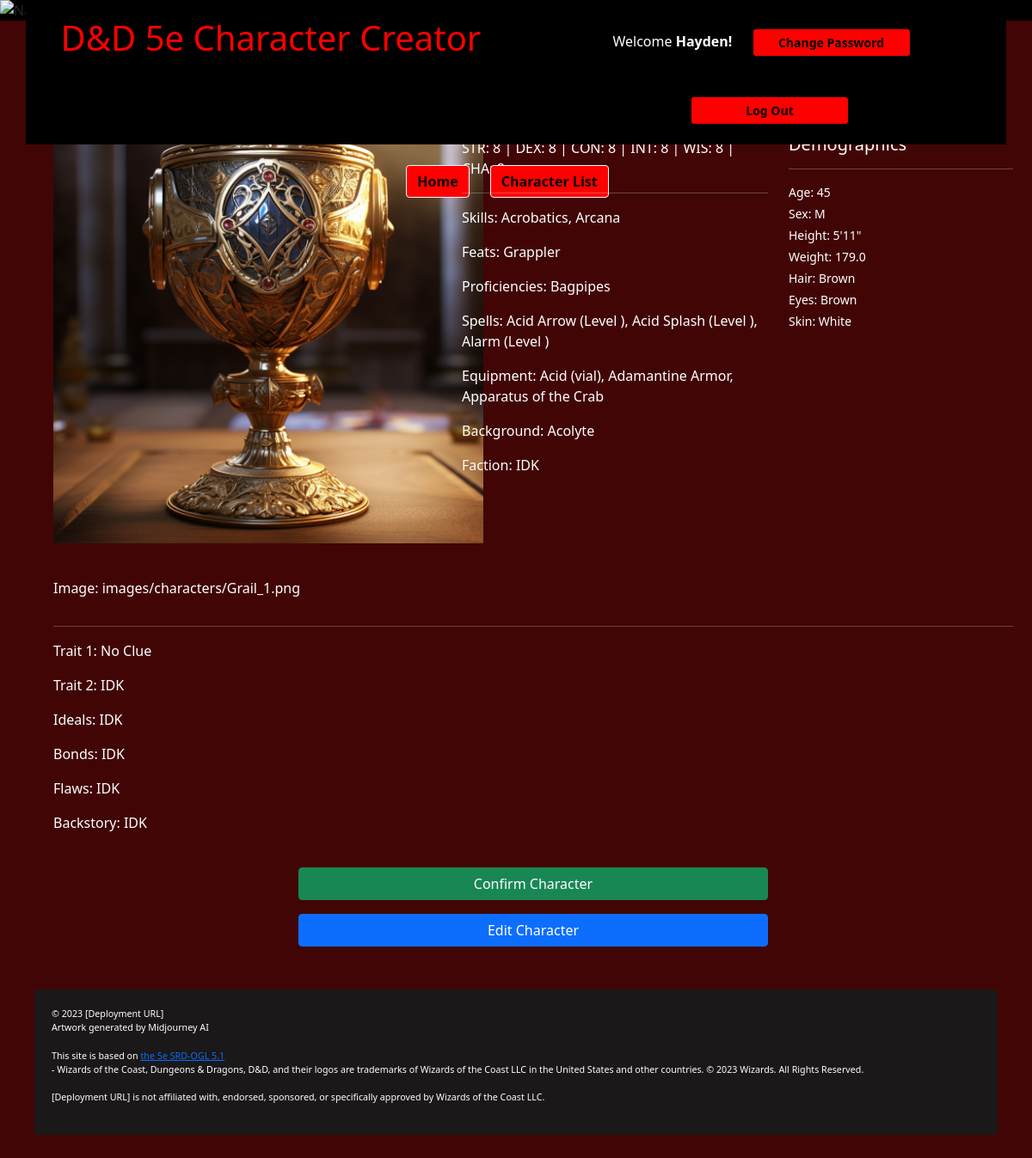
The page /create-character/28/confirm/ (signed in) on the database its author committed.
### characterforge/models.py (models this page shows, shortened)
class User(AbstractUser):
    pass

class Character(models.Model):
    user = models.ForeignKey(User, on_delete=models.CASCADE)
    race = models.ForeignKey(APIRace, on_delete=models.SET_NULL, null=True, blank=True)
    classes = models.ManyToManyField(APIClass, through='CharacterClass')
    feats = models.ManyToManyField(APIFeat)
    proficiencies = models.ManyToManyField(APIProficiency)
    spells = models.ManyToManyField(APISpell, through='CharacterSpell')
    equipment = models.ManyToManyField(Equipment)
    skills = models.ManyToManyField(APISkill)
    strength = models.IntegerField()
    dexterity = models.IntegerField()
    constitution = models.IntegerField()
    intelligence = models.IntegerField()
    wisdom = models.IntegerField()
    charisma = models.IntegerField()
    alignment = models.ForeignKey(APIAlignment, on_delete=models.SET_NULL, null=True, blank=True)
    background = models.ForeignKey(APIBackground, on_delete=models.SET_NULL, null=True, blank=True)
    name = models.CharField(max_length=100)
    age = models.IntegerField(null=True, blank=True)
    sex = models.CharField(max_length=1, choices=Sex.choices, null=True, blank=True)
    height = models.CharField(max_length=100, null=True, blank=True)
    weight = models.FloatField(null=True, blank=True)
    hair_color = models.CharField(max_length=100, null=True, blank=True)
    eye_color = models.CharField(max_length=100, null=True, blank=True)
    skin_color = models.CharField(max_length=100, null=True, blank=True)
    trait_1 = models.TextField(null=True, blank=True)
    trait_2 = models.TextField(null=True, blank=True)
    ideals = models.TextField(null=True, blank=True)
    bonds = models.TextField(null=True, blank=True)
    flaws = models.TextField(null=True, blank=True)
    image = models.ImageField(upload_to='images/characters/', null=True, blank=True)
    faction = models.CharField(max_length=100, null=True, blank=True)
    backstory = models.TextField(null=True, blank=True)

class APISkill(models.Model):
    index = models.CharField(max_length=100, unique=True)
    name = models.CharField(max_length=100)

class APIFeat(models.Model):
    index = models.CharField(max_length=100, unique=True)
    name = models.CharField(max_length=100)

class APIProficiency(models.Model):
    index = models.CharField(max_length=100, unique=True)
    name = models.CharField(max_length=100)

class CharacterSpell(models.Model):
    character = models.ForeignKey(Character, on_delete=models.CASCADE)
    spell = models.ForeignKey(APISpell, on_delete=models.CASCADE)
    level_learned = models.IntegerField(null=True, blank=True)

class APISpell(models.Model):
    index = models.CharField(max_length=100, unique=True)
    name = models.CharField(max_length=100)

class Equipment(models.Model):
    EQUIPMENT_TYPES = [
        ('MAGIC', 'Magic Item'),
        ('OTHER', 'Other')
    ]
    name = models.CharField(max_length=100)
    description = models.TextField()
    equipment_type = models.CharField(max_length=6, choices=EQUIPMENT_TYPES)
    applicable_classes = models.ManyToManyField(APIClass, blank=True, related_name="class_equipment")

class APIBackground(models.Model):
    index = models.CharField(max_length=100, unique=True)
    name = models.CharField(max_length=100)
    def __str__(self):
        return self.name

### characterforge/views.py (the view)
# urls.py: path("create-character/<int:character_id>/confirm/", views.confirm_character, name="confirm-character"),
@login_required(login_url='login')
def confirm_character(request, character_id):
    character = get_object_or_404(Character, id=character_id)
    print("Character Details:", character.name, character.race, character.classes)
    if request.method == 'POST':
        character.confirmed = True
        character.save()
        return redirect('character-detail', character_id=character.id)
    return render(request, 'characterforge/confirm_character.html', {'character': character, 'character_id': character_id})

### characterforge/models.py (called while the page is built)
    def __str__(self):
        return self.name

### characterforge/templates/characterforge/confirm_character.html (shortened to what this page needs)
{% extends "characterforge/layout.html" %}
{% load static %}
{% block main %}
<h2 style="text-align: left; color: white; margin: 20px;">Confirm {{character.name}}</h2>
<div class="row" style="color: white;">
    <div class="col-md-5">
        {% if character.image %}
            <img src="{{ character.image.url }}" alt="Character Image" style="max-width: 500px; max-height: auto; margin-bottom: 40px;">
        {% else %}
            <img src="{% static 'characterforge/image.png' %}" alt="Default Image" style="max-width: 500px; margin-bottom: 40px;">
        {% endif %}
        <p>Image: {{ character.image }}</p>
    </div>
    <div class="col-md-4">
        <p class="mb-1">{{character.race}} -
        </p>
        <p>STR: {{character.strength}} | DEX: {{character.dexterity}} | CON: {{character.constitution}} | INT: {{character.intelligence}} | WIS: {{character.wisdom}} | CHA: {{character.charisma}}</p>
        <hr>
        <p>Skills:
            {% for skill in character.skills.all %}
                {{ skill.name }}{% if not forloop.last %}, {% endif %}
            {% empty %}
                No Feats
            {% endfor %}
        <p>Feats:
            {% for feat in character.feats.all %}
                {{ feat.name }}{% if not forloop.last %}, {% endif %}
            {% empty %}
                No Feats
            {% endfor %}
        </p>
        <p>Proficiencies:
            {% for proficiency in character.proficiencies.all %}
                {{ proficiency.name }}{% if not forloop.last %}, {% endif %}
            {% empty %}
                No Feats
            {% endfor %}
        </p>
        <p>Spells:
            {% for spell in character.characterspell_set.all %}
                {{ spell.spell.name }} (Level {{ spell.level }}){% if not forloop.last %}, {% endif %}
            {% empty %}
                No Classes
            {% endfor %}
        </p>
        <p>Equipment:
            {% for equipment in character.equipment.all %}
                {{ equipment.name }}{% if not forloop.last %}, {% endif %}
            {% empty %}
                No Feats
            {% endfor %}
        </p>
        <p>Background: {{ character.background }}</p>
        <p>Faction: {{ character.faction }}</p>
    </div>
    <div class="col-md-3">
        <br>
        <h5>Demographics</h5>
        <hr>
          <small><p class="mb-1">Age: {{character.age}}</p></small>
          <small><p class="mb-1">Sex: {{character.sex}}</p></small>
          <small><p class="mb-1">Height: {{character.height}}</p></small>
          <small><p class="mb-1">Weight: {{character.weight}}</p></small>
          <small><p class="mb-1">Hair: {{character.hair_color}}</p></small>
          <small><p class="mb-1">Eyes: {{character.eye_color}}</p></small>
          <small><p class="mb-1">Skin: {{character.skin_color}}</p></small>
      </div>
</div>
<div class="row" style="color: white;">
    <div class="col-md-12">
        <hr>
        <p>Trait 1: {{ character.trait_1 }}</p>
        <p>Trait 2: {{ character.trait_2 }}</p>
        <p>Ideals: {{ character.ideals }}</p>
        <p>Bonds: {{ character.bonds }}</p>
        <p>Flaws: {{ character.flaws }}</p>
        <p>Backstory: {{ character.backstory }}</p>
    </div>
</div>
<div class="row">
    <div class="col-md-3"></div>
    <div class="col-md-6">
        <form method="post">
        <button class="btn btn-success col-md-12 mt-4" type="submit">Confirm Character</button>
        </form>
        <a class="btn btn-primary col-md-12 mt-3" href="{% url 'edit-character' character_id=character.id %}">Edit Character</a>
    </div>
    <div class="col-md-3"></div>
</div>
{% endblock %}

### characterforge/templates/characterforge/layout.html (shortened to what this page needs)
{% load static %}
<!DOCTYPE html>
<html lang="en">
    <head">
        <link rel="stylesheet" href="{% static 'characterforge/styles.css' %}">
        <link href="https://cdn.jsdelivr.net/npm/bootstrap@5.1.3/dist/css/bootstrap.min.css" rel="stylesheet">
    </head>
    <body style="background-color: rgb(65, 5, 5);">
        <header style="background-color: black; margin-bottom: 20px;">
            <nav>
                <div class="navbar-wrapper">
                    <div class="nav-content">
                        <div class="container">
                            <div class="row" style="background-color: black;">
                                <div class="col-md-6">
                                    <h1 style="background-color: black; color: red; margin-top: 10px; margin-bottom: 10px; padding-top: 10px; padding-bottom: 10px;">D&D 5e Character Creator</h1>
                                </div>
                                <div class="col-md-6">
                                    <div class="auth-links col" style="color: white; background-color: black; padding-top: 10px;">
                                        {% if user.is_authenticated %}
                                            Welcome <strong>{{ user.username }}!</strong>
                                            <a class="btn btn-sm col-4 mb-4 mt-4" href="{% url 'password_change' %}" style="font-weight: bold; background-color: red; color: black; margin-left: 20px;">Change Password</a>
                                            <a class="btn btn-sm col-4 mb-4 mt-4" href="{% url 'logout' %}" style="font-weight: bold; background-color: red; color: black; margin-left: 20px;">Log Out</a>
                                        {% else %}
                                            <a class="btn btn-outline-light mt-4" href="{% url 'login' %}" style="font-weight: bold; background-color: red; color: black;" >Log In</a>
                                            <a class="btn btn-outline-light mt-4" href="{% url 'register' %}" style="font-weight: bold; background-color: red; color: black;" >Register</a>
                                        {% endif %}
                                    </div>
                                </div>
                            </div>
                            <div class="row">
                                <div class="col-md-4">
                                </div>
                                <div class="col-md-4">
                                    <div class="nav-links col">
                                        {% if user.is_authenticated %}
                                            <a class="btn btn-outline-light mt-4" href="{% url 'index' %}" style="font-weight: bold; background-color: red; color: black; margin-right: 20px;">Home</a>
                                            <a class="btn btn-outline-light mt-4" href="{% url 'character-list' %}" style="font-weight: bold; background-color: red; color: black; margin-right: 20px;">Character List</a>
                                        {% endif %}
                                    </div>
                                </div>
                                <div class="col-md-4">
                                </div>
                            </div>
                        </div>
                    </div>
                </div>
            </nav>
        </header>
        <main class="container" style="margin: 50px; justify-content: center;">
            {% block main %}
            {% endblock %}
        </main>
    </body>
    <footer style="margin: 40px; color: white; border: 100%; background-color: rgb(26, 24, 24); padding: 20px;">
        <small>
            <small>
                <small>
                    <div class="legal-footer">
                        <p>&copy; 2023 [Deployment URL] <br>  Artwork generated by Midjourney AI</p>
                        <p>This site is based on <a href="/media/images/SRD-OGL_V5.1.pdf" target="_blank" class="orange">the 5e SRD-OGL 5.1</a>
                        <br> - Wizards of the Coast, Dungeons &amp; Dragons, D&amp;D, and their logos are trademarks of Wizards of the Coast LLC in the United States and other countries. © 2023 Wizards. All Rights Reserved.</p>
                        <p>[Deployment URL] is not affiliated with, endorsed, sponsored, or specifically approved by Wizards of the Coast LLC.</p>
                    </div>
                </small>
            </small>
        </small>
    </footer>
</html>

### characterforge/static/characterforge/styles.css (style rules this page uses)
html, body { margin: 0; padding: 0; }
.navbar-wrapper { position: relative; width: 100%; }
.nav-content { position: absolute; top: 0; left: 0; width: 100%; text-align: center; }
.nav-content h1 { color: black; margin: 0; }

### rows shown on the page
User: username "Hayden"
Character: image (picture), image "images/characters/Grail_1.png", strength "8", dexterity "8", constitution "8", intelligence "8", wisdom "8", background "Acolyte", faction "IDK", age "45", sex "M", height "5'11\"", weight "179.0", hair_color "Brown", eye_color "Brown", skin_color "White", trait_1 "No Clue", trait_2 "IDK", ideals "IDK", bonds "IDK", flaws "IDK", backstory "IDK"
APISkill: name "Acrobatics"
APISkill: name "Arcana"
APIFeat: name "Grappler"
APIProficiency: name "Bagpipes"
CharacterSpell: spell.name "Acid Arrow"
CharacterSpell: spell.name "Acid Splash"
CharacterSpell: spell.name "Alarm"
Equipment: name "Acid (vial)"
Equipment: name "Adamantine Armor"
Equipment: name "Apparatus of the Crab"
